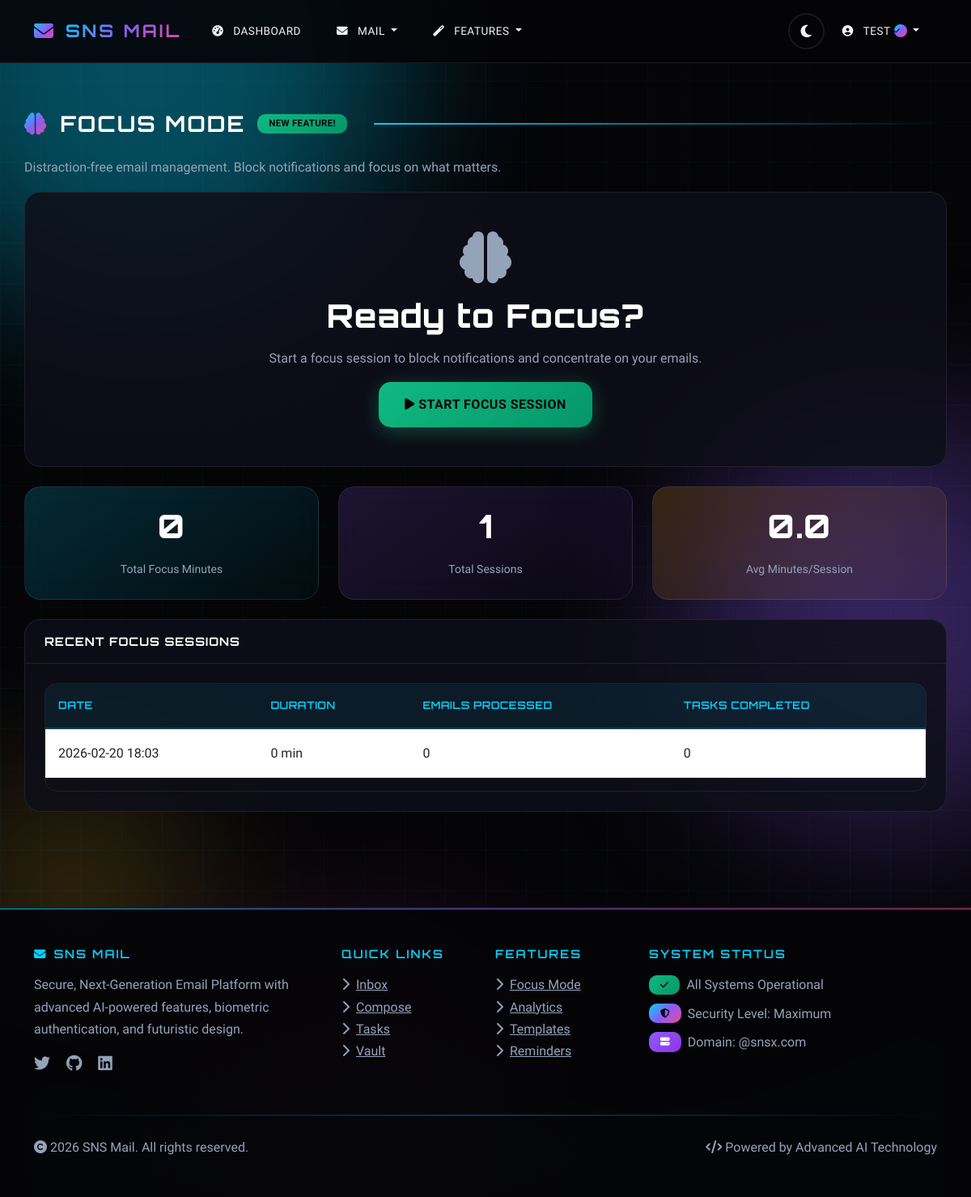
The page /features/focus (signed in) on the database its author committed.
### sns_mail/database/models.py (models this page shows, shortened)
class User(UserMixin, db.Model):
    __tablename__ = 'users'
    id = db.Column(db.Integer, primary_key=True)
    name = db.Column(db.String(100), nullable=False)
    username = db.Column(db.String(50), unique=True, nullable=False)
    email = db.Column(db.String(120), unique=True, nullable=False)
    password_hash = db.Column(db.String(128))
    face_photo = db.Column(db.String(200))
    eye_scan = db.Column(db.String(200))
    totp_secret = db.Column(db.String(16))
    is_2fa_enabled = db.Column(db.Boolean, default=False)
    is_admin = db.Column(db.Boolean, default=False)
    is_server_admin = db.Column(db.Boolean, default=False)
    is_banned = db.Column(db.Boolean, default=False)
    ban_reason = db.Column(db.Text)
    is_verified = db.Column(db.Boolean, default=False)  # Blue tick verification
    created_at = db.Column(db.DateTime, default=datetime.utcnow)
    last_login = db.Column(db.DateTime)
    login_attempts = db.Column(db.Integer, default=0)
    locked_until = db.Column(db.DateTime)
    ai_preferences = db.Column(db.Text)  # JSON for AI learning preferences
    mood_tracking_enabled = db.Column(db.Boolean, default=True)
    focus_mode_enabled = db.Column(db.Boolean, default=False)
    focus_mode_until = db.Column(db.DateTime)
    sent_emails = db.relationship('Email', foreign_keys='Email.sender_id', backref='sender', lazy='dynamic')
    received_emails = db.relationship('Email', foreign_keys='Email.recipient_id', backref='recipient', lazy='dynamic')
    drafts = db.relationship('Draft', backref='user', lazy='dynamic')
    sent_folders = db.relationship('SentFolder', backref='user', lazy='dynamic')
    important_folders = db.relationship('ImportantFolder', backref='user', lazy='dynamic')
    archive_folders = db.relationship('ArchiveFolder', backref='user', lazy='dynamic')
    deleted_folders = db.relationship('DeletedFolder', backref='user', lazy='dynamic')
    spam_folders = db.relationship('SpamFolder', backref='user', lazy='dynamic')
    notes = db.relationship('Note', backref='user', lazy='dynamic')
    tasks = db.relationship('Task', backref='user', lazy='dynamic')
    vault_items = db.relationship('VaultItem', backref='user', lazy='dynamic')
    email_analytics = db.relationship('EmailAnalytics', backref='user', lazy='dynamic')
    scheduled_emails = db.relationship('ScheduledEmail', backref='user', lazy='dynamic')
    mood_logs = db.relationship('MoodLog', backref='user', lazy='dynamic')
    focus_sessions = db.relationship('FocusSession', backref='user', lazy='dynamic')
    email_templates = db.relationship('EmailTemplate', backref='user', lazy='dynamic')

class FocusSession(db.Model):
    __tablename__ = 'focus_sessions'
    id = db.Column(db.Integer, primary_key=True)
    user_id = db.Column(db.Integer, db.ForeignKey('users.id'), nullable=False)
    started_at = db.Column(db.DateTime, default=datetime.utcnow)
    ended_at = db.Column(db.DateTime)
    duration_minutes = db.Column(db.Integer)
    emails_processed = db.Column(db.Integer, default=0)
    emails_composed = db.Column(db.Integer, default=0)
    tasks_completed = db.Column(db.Integer, default=0)
    blocked_notifications = db.Column(db.Boolean, default=True)
    allowed_contacts = db.Column(db.Text)  # JSON array of allowed contacts
    is_active = db.Column(db.Boolean, default=True)

### sns_mail/core/features_routes.py (the view)
@features.route('/focus')
@login_required
def focus_mode():
    active_session = FocusSession.query.filter_by(
        user_id=current_user.id,
        is_active=True
    ).first()
    recent_sessions = FocusSession.query.filter_by(
        user_id=current_user.id,
        is_active=False
    ).order_by(FocusSession.started_at.desc()).limit(10).all()
    total_focus_time = db.session.query(db.func.sum(FocusSession.duration_minutes)).filter(
        FocusSession.user_id == current_user.id,
        FocusSession.is_active == False
    ).scalar() or 0
    total_sessions = FocusSession.query.filter_by(
        user_id=current_user.id,
        is_active=False
    ).count()
    return render_template('features/focus_mode.html',
                         active_session=active_session,
                         recent_sessions=recent_sessions,
                         total_focus_time=total_focus_time,
                         total_sessions=total_sessions)

### sns_mail/templates/features/focus_mode.html (shortened to what this page needs)
{% extends "base.html" %}
{% block content %}
<div class="row">
    <div class="col-12">
        <h2 class="mb-4">
            <i class="fas fa-brain text-primary"></i>
            Focus Mode
            <span class="badge bg-success">New Feature!</span>
        </h2>
        <p class="text-muted">Distraction-free email management. Block notifications and focus on what matters.</p>
    </div>
</div>
{% if active_session %}
<div class="row mb-4">
    <div class="col-12">
        <div class="card bg-success text-white">
            <div class="card-body text-center py-5">
                <i class="fas fa-brain fa-4x mb-3"></i>
                <h2>Focus Session Active</h2>
                <p class="lead">Started at {{ active_session.started_at.strftime('%H:%M') }}</p>
                <p>Notifications are blocked. Stay focused!</p>
                <form action="{{ url_for('features.end_focus_session') }}" method="POST">
                    <button type="submit" class="btn btn-light btn-lg">
                        <i class="fas fa-stop"></i> End Focus Session
                    </button>
                </form>
            </div>
        </div>
    </div>
</div>
{% else %}
<div class="row mb-4">
    <div class="col-12">
        <div class="card">
            <div class="card-body text-center py-5">
                <i class="fas fa-brain fa-4x text-muted mb-3"></i>
                <h3>Ready to Focus?</h3>
                <p class="text-muted">Start a focus session to block notifications and concentrate on your emails.</p>
                <form action="{{ url_for('features.start_focus_session') }}" method="POST">
                    <button type="submit" class="btn btn-success btn-lg">
                        <i class="fas fa-play"></i> Start Focus Session
                    </button>
                </form>
            </div>
        </div>
    </div>
</div>
{% endif %}
<div class="row mb-4">
    <div class="col-md-4">
        <div class="card bg-primary text-white">
            <div class="card-body text-center">
                <h3>{{ total_focus_time }}</h3>
                <small>Total Focus Minutes</small>
            </div>
        </div>
    </div>
    <div class="col-md-4">
        <div class="card bg-info text-white">
            <div class="card-body text-center">
                <h3>{{ total_sessions }}</h3>
                <small>Total Sessions</small>
            </div>
        </div>
    </div>
    <div class="col-md-4">
        <div class="card bg-warning text-white">
            <div class="card-body text-center">
                <h3>{% if total_sessions > 0 %}{{ (total_focus_time / total_sessions)|round(1) }}{% else %}0{% endif %}</h3>
                <small>Avg Minutes/Session</small>
            </div>
        </div>
    </div>
</div>
<div class="row">
    <div class="col-12">
        <div class="card">
            <div class="card-header">
                <h5 class="mb-0">Recent Focus Sessions</h5>
            </div>
            <div class="card-body">
                {% if recent_sessions %}
                    <div class="table-responsive">
                        <table class="table">
                            <thead>
                                <tr>
                                    <th>Date</th>
                                    <th>Duration</th>
                                    <th>Emails Processed</th>
                                    <th>Tasks Completed</th>
                                </tr>
                            </thead>
                            <tbody>
                                {% for session in recent_sessions %}
                                    <tr>
                                        <td>{{ session.started_at.strftime('%Y-%m-%d %H:%M') }}</td>
                                        <td>{{ session.duration_minutes }} min</td>
                                        <td>{{ session.emails_processed }}</td>
                                        <td>{{ session.tasks_completed }}</td>
                                    </tr>
                                {% endfor %}
                            </tbody>
                        </table>
                    </div>
                {% else %}
                    <p class="text-muted text-center">No focus sessions yet. Start your first one!</p>
                {% endif %}
            </div>
        </div>
    </div>
</div>
{% endblock %}

### sns_mail/templates/base.html (shortened to what this page needs)
<!DOCTYPE html>
<html lang="en">
<head>
    <link href="https://cdn.jsdelivr.net/npm/bootstrap@5.3.0/dist/css/bootstrap.min.css" rel="stylesheet">
    <link href="https://cdnjs.cloudflare.com/ajax/libs/font-awesome/6.4.0/css/all.min.css" rel="stylesheet">
    <link href="{{ url_for('static', filename='css/style.css') }}" rel="stylesheet">
</head>
<body>
    <div class="parallax-container">
        <div class="parallax-grid"></div>
        <div class="parallax-orb orb-1"></div>
        <div class="parallax-orb orb-2"></div>
        <div class="parallax-orb orb-4"></div>
    </div>
    <div class="wave-container">
    </div>
    <nav class="navbar navbar-expand-lg navbar-dark" id="mainNavbar">
        <div class="container">
            <a class="navbar-brand" href="{{ url_for('auth.index') }}">
                <i class="fas fa-envelope icon-animated"></i>
                <span>SNS Mail</span>
            </a>
            <div class="collapse navbar-collapse" id="navbarNav">
                <ul class="navbar-nav me-auto">
                    {% if current_user.is_authenticated %}
                        <li class="nav-item">
                            <a class="nav-link" href="{{ url_for('client.dashboard') }}">
                                <i class="fas fa-tachometer-alt"></i> Dashboard
                            </a>
                        </li>
                        <li class="nav-item dropdown">
                            <a class="nav-link dropdown-toggle" href="#" role="button" data-bs-toggle="dropdown">
                                <i class="fas fa-envelope"></i> Mail
                            </a>
                        </li>
                        <li class="nav-item dropdown">
                            <a class="nav-link dropdown-toggle" href="#" role="button" data-bs-toggle="dropdown">
                                <i class="fas fa-magic"></i> Features
                            </a>
                        </li>
                    {% endif %}
                </ul>
                <ul class="navbar-nav d-flex align-items-center">
                    <li class="nav-item">
                        <button class="theme-toggle" id="themeToggle" title="Toggle Theme">
                            <i class="fas fa-moon" id="themeIcon"></i>
                        </button>
                    </li>
                    {% if current_user.is_authenticated %}
                        <li class="nav-item dropdown">
                            <a class="nav-link dropdown-toggle" href="#" role="button" data-bs-toggle="dropdown">
                                <i class="fas fa-user-circle"></i>
                                <span class="verified-name">
                                    {{ current_user.username }}
                                    {% if current_user.is_verified %}
                                        <span class="verified-badge verified-badge-sm" data-tooltip="Verified User">
                                            <i class="fas fa-check"></i>
                                        </span>
                                    {% endif %}
                                </span>
                            </a>
                        </li>
                    {% endif %}
                </ul>
            </div>
        </div>
    </nav>
    <main class="container mt-4">
        {% block content %}{% endblock %}
    </main>
    <footer class="text-light mt-5 py-5">
        <div class="container">
            <div class="row">
                <div class="col-lg-4 mb-4">
                    <h5><i class="fas fa-envelope me-2 icon-pulse"></i>SNS Mail</h5>
                    <p class="mt-3">Secure, Next-Generation Email Platform with advanced AI-powered features, biometric authentication, and futuristic design.</p>
                    <div class="mt-3">
                        <a href="#" class="text-secondary me-3"><i class="fab fa-twitter fa-lg icon-animated"></i></a>
                        <a href="#" class="text-secondary me-3"><i class="fab fa-github fa-lg icon-animated"></i></a>
                        <a href="#" class="text-secondary me-3"><i class="fab fa-linkedin fa-lg icon-animated"></i></a>
                    </div>
                </div>
                <div class="col-lg-2 col-md-4 mb-4">
                    <h5>Quick Links</h5>
                    <ul class="list-unstyled mt-3">
                        <li><a href="{{ url_for('client.inbox') }}" class="text-secondary"><i class="fas fa-chevron-right me-2"></i>Inbox</a></li>
                        <li><a href="{{ url_for('client.compose') }}" class="text-secondary"><i class="fas fa-chevron-right me-2"></i>Compose</a></li>
                        <li><a href="{{ url_for('features.tasks') }}" class="text-secondary"><i class="fas fa-chevron-right me-2"></i>Tasks</a></li>
                        <li><a href="{{ url_for('features.vault') }}" class="text-secondary"><i class="fas fa-chevron-right me-2"></i>Vault</a></li>
                    </ul>
                </div>
                <div class="col-lg-2 col-md-4 mb-4">
                    <h5>Features</h5>
                    <ul class="list-unstyled mt-3">
                        <li><a href="{{ url_for('features.focus_mode') }}" class="text-secondary"><i class="fas fa-chevron-right me-2"></i>Focus Mode</a></li>
                        <li><a href="{{ url_for('features.analytics') }}" class="text-secondary"><i class="fas fa-chevron-right me-2"></i>Analytics</a></li>
                        <li><a href="{{ url_for('features.templates') }}" class="text-secondary"><i class="fas fa-chevron-right me-2"></i>Templates</a></li>
                        <li><a href="{{ url_for('features.reminders') }}" class="text-secondary"><i class="fas fa-chevron-right me-2"></i>Reminders</a></li>
                    </ul>
                </div>
                <div class="col-lg-4 col-md-4 mb-4">
                    <h5>System Status</h5>
                    <div class="mt-3">
                        <div class="d-flex align-items-center mb-2">
                            <span class="badge bg-success me-2"><i class="fas fa-check icon-pulse"></i></span>
                            <span class="text-secondary">All Systems Operational</span>
                        </div>
                        <div class="d-flex align-items-center mb-2">
                            <span class="badge bg-primary me-2"><i class="fas fa-shield-alt icon-pulse"></i></span>
                            <span class="text-secondary">Security Level: Maximum</span>
                        </div>
                        <div class="d-flex align-items-center">
                            <span class="badge bg-info me-2"><i class="fas fa-server icon-pulse"></i></span>
                            <span class="text-secondary">Domain: @snsx.com</span>
                        </div>
                    </div>
                </div>
            </div>
            <hr>
            <div class="row align-items-center">
                <div class="col-md-6">
                    <p class="mb-0 text-secondary">
                        <i class="fas fa-copyright"></i> 2026 SNS Mail. All rights reserved.
                    </p>
                </div>
                <div class="col-md-6 text-md-end">
                    <p class="mb-0 text-secondary">
                        <i class="fas fa-code"></i> Powered by Advanced AI Technology
                    </p>
                </div>
            </div>
        </div>
    </footer>
</body>
</html>

### rows shown on the page
User: username "TEST"
FocusSession: started_at "2026-02-20 18:03", duration_minutes "0", emails_processed "0", tasks_completed "0"

### other values the page prints
{{ total_focus_time }} "0"
{{ total_sessions }} "1"
{{ (total_focus_time / total_sessions)|round(1) }} "0.0"
